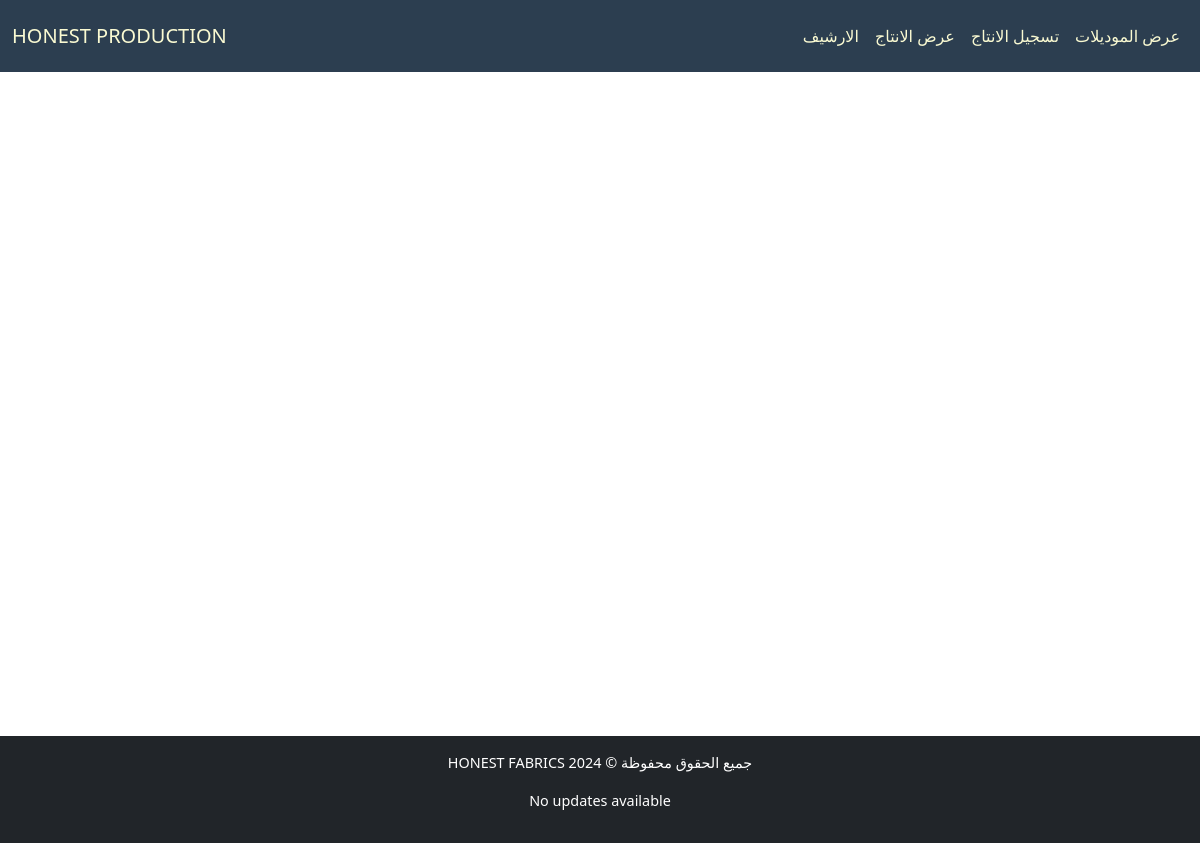
Page /production/test/ on the earlier database version.
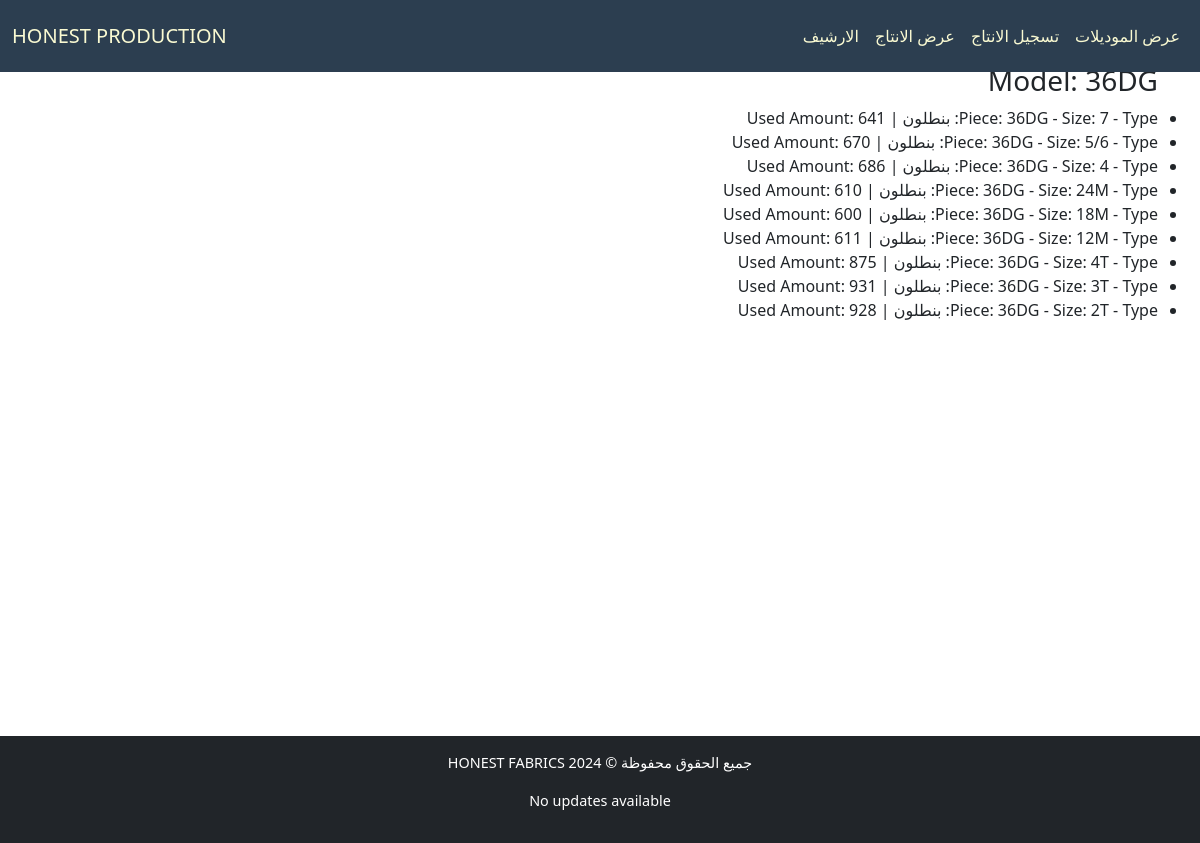
Same page on the later database version.
### production/models.py (models this page shows, shortened)
class Model(models.Model):
    id = models.AutoField(primary_key=True, verbose_name="الرمز")
    model_number = models.CharField(max_length=50, verbose_name="رقم الموديل", unique=True)
    created_at = models.DateTimeField(verbose_name="تاريخ الإنشاء", default=now)
    ended_at = models.DateTimeField(verbose_name="تاريخ الانتهاء", blank=True, null=True)
    is_archive = models.BooleanField(default=False)
    class Meta:
        ordering = ['-created_at']
    def __str__(self):
        return f"{self.model_number}"

class Piece(models.Model):
    model = models.ForeignKey(Model, verbose_name="الموديل", on_delete=models.CASCADE, related_name="pieces")
    type = models.CharField(max_length=50, verbose_name="النوع", blank=True)
    size = models.CharField(max_length=50, verbose_name="المقاس", blank=True)
    available_amount = models.IntegerField(verbose_name="الكمية المتبقية", blank=True, default=0)
    used_amount = models.IntegerField(verbose_name="الكمية المستخدمة", default=0, blank=True)
    class Meta:
        ordering = ['size', 'type']
    def __str__(self):
        return f"{self.model.model_number} - Size: {self.size} - Type: {self.type}"

### production/views.py (the view)
# urls.py: path('test/', TestView.as_view(), name='test_view'),
class TestView(TemplateView):
    template_name = "production/test.html"
    def get_context_data(self, **kwargs):
        context = super().get_context_data(**kwargs)
        context["data"] = {
            "recent_models": get_recent_models(),
        }
        return context

### production/utils.py (called while the page is built)
def get_recent_models():
    productions = ProductionPiece.objects.filter(
        created_at__gt=now() - timedelta(days=3)
    )
    model_productions_map = {}
    for production in productions:
        model = production.piece.model
        if model not in model_productions_map:
            model_productions_map[model] = []
        model_productions_map[model].append({
            "piece": production.piece,
            "created_at": production.created_at,
            "used_amount": production.used_amount,
            "factory": production.factory,
        })
    recent_models = [
        {"model": model, "productions": productions_details}
        for model, productions_details in model_productions_map.items()
    ]
    return recent_models

### production/templates/production/test.html (shortened to what this page needs)
{% extends "cloth/layout.html" %}
{% load math_filters %}
{% block home_page %}
<a class="navbar-brand" href="{% url 'model_list_view' %}">HONEST PRODUCTION</a>
{% endblock %}
{% block navbar_links_small %}
{% include "production/nav_links.html" %}
{% endblock %}
{% block body %}
{% if data.recent_models %}
{% for model in data.recent_models %}
<h3>Model: {{ model.model }}</h3>
<ul>
    {% for production in model.productions %}
    <li>Piece: {{ production.piece }} | Used Amount: {{ production.used_amount }}</li>
    {% endfor %}
</ul>
{% endfor %}
{% endif %}
{% endblock body %}

Differences in the rows shown:
now on this page (row edited): Model: model "36DG"
now on this page (row edited): Piece: piece "36DG - Size: 7 - Type: بنطلون", used_amount "641"
now on this page (row edited): Piece: piece "36DG - Size: 5/6 - Type: بنطلون", used_amount "670"
now on this page (row edited): Piece: piece "36DG - Size: 4 - Type: بنطلون", used_amount "686"
now on this page (row edited): Piece: piece "36DG - Size: 24M - Type: بنطلون", used_amount "610"
now on this page (row edited): Piece: piece "36DG - Size: 18M - Type: بنطلون", used_amount "600"
now on this page (row edited): Piece: piece "36DG - Size: 12M - Type: بنطلون", used_amount "611"
now on this page (row edited): Piece: piece "36DG - Size: 4T - Type: بنطلون", used_amount "875"
now on this page (row edited): Piece: piece "36DG - Size: 3T - Type: بنطلون", used_amount "931"
now on this page (row edited): Piece: piece "36DG - Size: 2T - Type: بنطلون", used_amount "928"
